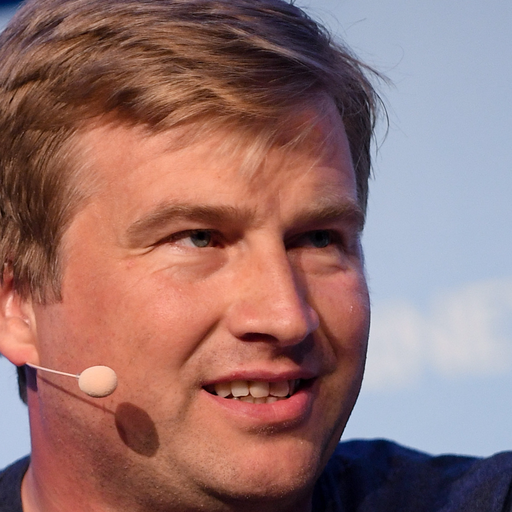
#> input picture Feature-Extraction/output_image.png, 512 x 512 px
$ python research_channels.py
#> lines starting #> are read from the running program, lines starting #| are printed output that depends on the picture
import cv2
import numpy as np
import matplotlib.pyplot as plt

def colorize(im, color, clip_percentile=0.1):
    """
    Helper function to create an RGB image from a single-channel image using a
    specific color.
    """
    # Check that we do just have a 2D image
    if im.ndim > 2 and im.shape[2] != 1:
        raise ValueError('This function expects a single-channel image!')

    # Rescale the image according to how we want to display it
    im_scaled = im.astype(np.float32) - np.percentile(im, clip_percentile)
    im_scaled = im_scaled / np.percentile(im_scaled, 100 - clip_percentile)
    im_scaled = np.clip(im_scaled, 0, 1)

    # Need to make sure we have a channels dimension for the multiplication to work
    im_scaled = np.atleast_3d(im_scaled)

    # Reshape the color (here, we assume channels last)
    color = np.asarray(color).reshape((1, 1, -1))
    return im_scaled * color

im = cv2.imread('output_image.png')
#> im is the input picture: shape (512, 512, 3); mean B, G, R 111.5, 113.7, 149.4

im_red = colorize(im[..., 1], (1, 0, 0))
#> in colorize, `im_scaled = im.astype(np.float32) - np.percentile(im, clip_percentile)`:
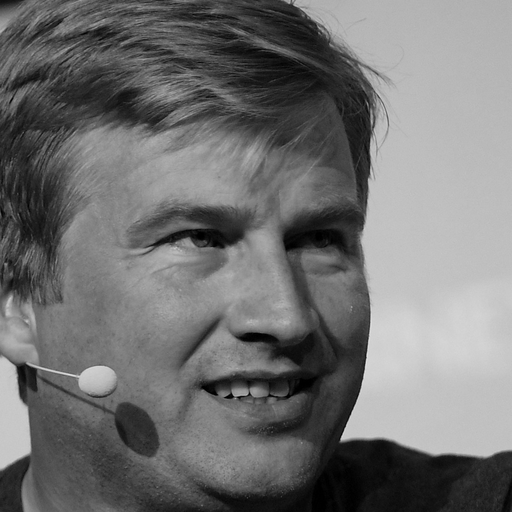
#> im_scaled: shape (512, 512) float32; min 0, max 228, mean 113.7
#> in colorize, `im_scaled = im_scaled / np.percentile(im_scaled, 100 - clip_percentile)`:
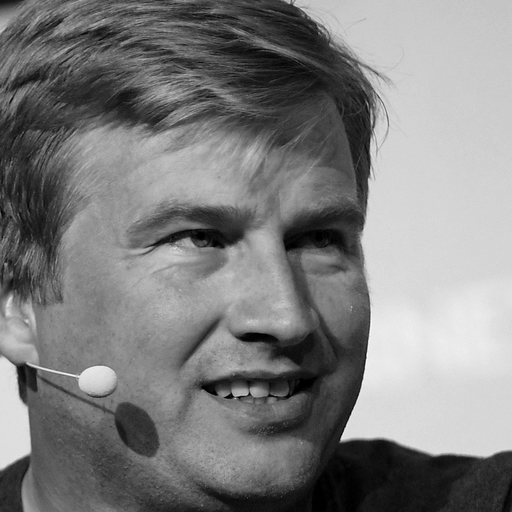
#> im_scaled: shape (512, 512) float32; min 0, max 1.08, mean 0.536; drawn with min black and max white
#> in colorize, `return im_scaled * color`:
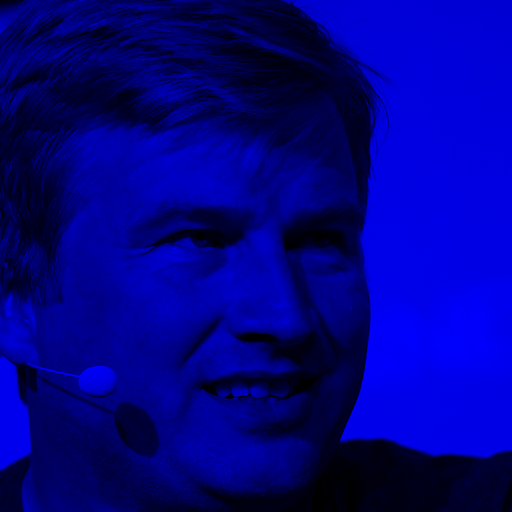
#> returned value: shape (512, 512, 3) float64; mean of channels 0, 1, 2 0.536, 0, 0; drawn as B, G, R
plt.imshow(im_red)
plt.axis(False)
plt.title('Red')
plt.show()

im_green = colorize(im[..., 1], (0, 1, 0))
#> call 2 of colorize, with color = (0, 1, 0), clip_percentile = 0.1
#> in colorize (call 2), `return im_scaled * color`:
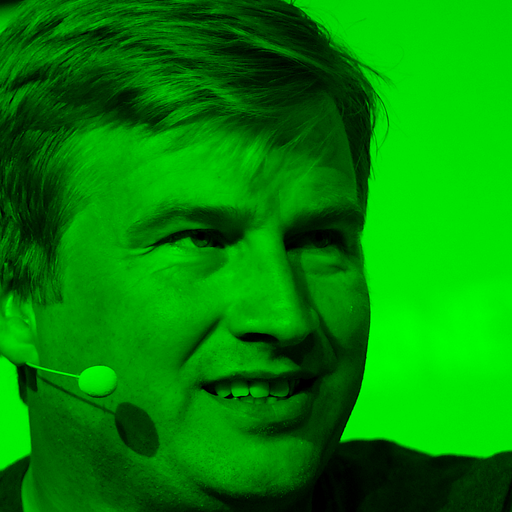
#> returned value: shape (512, 512, 3) float64; mean of channels 0, 1, 2 0, 0.536, 0; drawn as B, G, R
plt.imshow(im_green)
plt.axis(False)
plt.title('Green')
plt.show()

im_red = colorize(im[..., 1], (0, 0, 1))
#> call 3 of colorize, with color = (0, 0, 1), clip_percentile = 0.1
#> in colorize (call 3), `return im_scaled * color`:
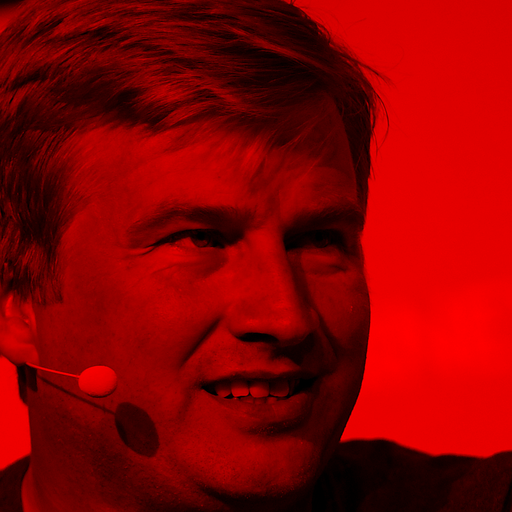
#> returned value: shape (512, 512, 3) float64; mean of channels 0, 1, 2 0, 0, 0.536; drawn as B, G, R
plt.imshow(im_red)
plt.axis(False)
plt.title('Blue')
plt.show()

im_red = colorize(im[..., 1], (0, 0, 0, 1))
plt.imshow(im_red)
plt.axis(False)
plt.title('Landmarks')
plt.show()
